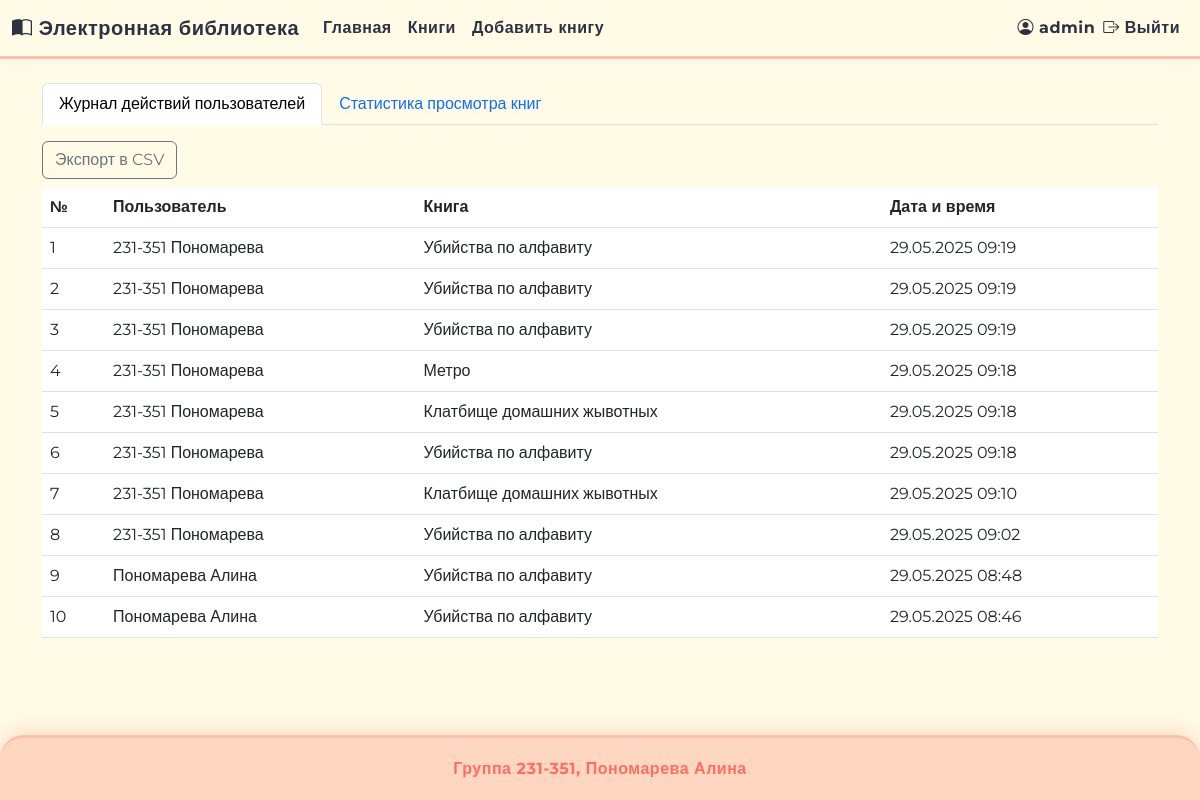
The page /admin/stats (signed in) on the database as committed earlier.
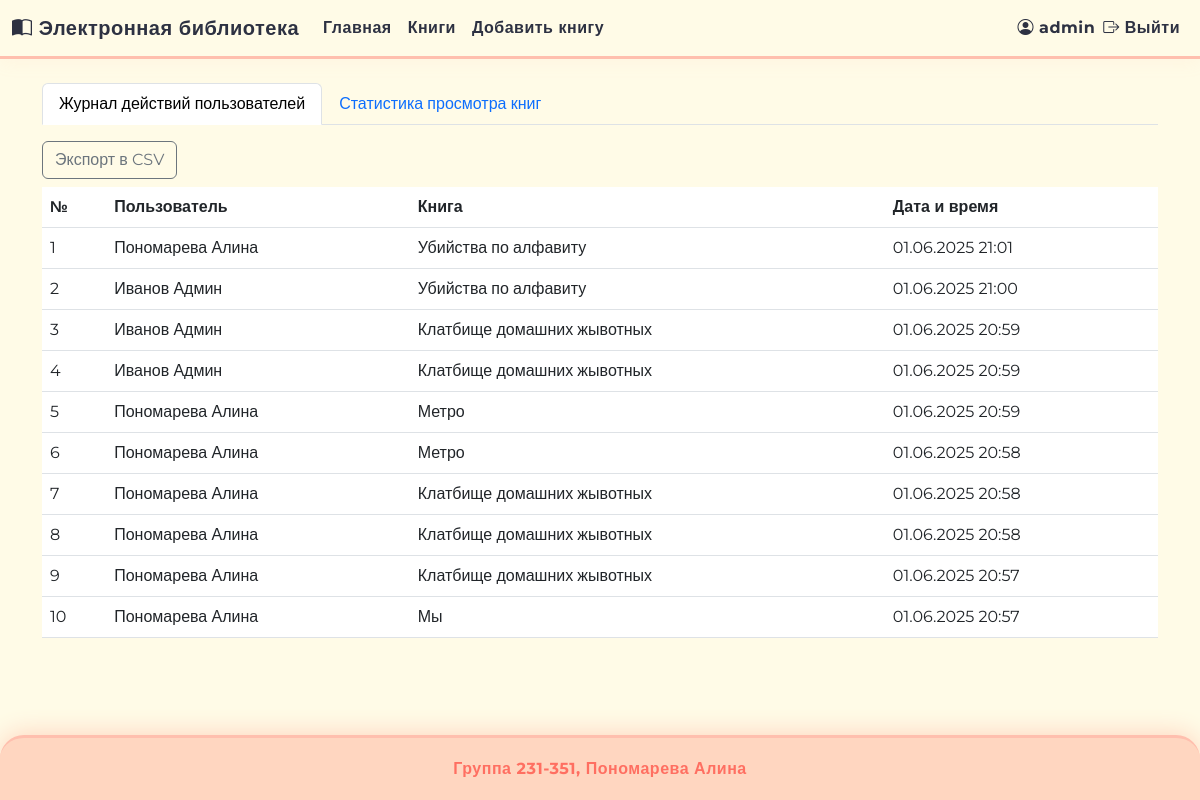
The same page on the database as committed later.
### app/models.py (models this page shows, shortened)
class BookView(db.Model):
    __tablename__ = 'book_view'
    id = db.Column(db.Integer, primary_key=True)
    book_id = db.Column(db.Integer, db.ForeignKey('book.id', ondelete='CASCADE'), nullable=False)
    user_id = db.Column(db.Integer, db.ForeignKey('user.id'), nullable=True)  # null для неаутентифицированных
    session_id = db.Column(db.String(128), nullable=True)  # для гостей
    viewed_at = db.Column(db.DateTime, default=datetime.utcnow, nullable=False)
    book = db.relationship('Book')
    user = db.relationship('User')

class User(db.Model, UserMixin):
    __tablename__ = 'user'
    id = db.Column(db.Integer, primary_key=True)
    username = db.Column(db.String(64), nullable=False, unique=True)
    password_hash = db.Column(db.String(128), nullable=False)
    last_name = db.Column(db.String(64), nullable=False)
    first_name = db.Column(db.String(64), nullable=False)
    middle_name = db.Column(db.String(64))
    role_id = db.Column(db.Integer, db.ForeignKey('role.id'), nullable=False)
    reviews = db.relationship('Review', backref='user', lazy=True, cascade="all, delete-orphan")
    def is_admin(self):
        return self.role and self.role.name == 'Администратор'

class Book(db.Model):
    __tablename__ = 'book'
    id = db.Column(db.Integer, primary_key=True)
    title = db.Column(db.String(255), nullable=False)
    description = db.Column(db.Text, nullable=False)
    year = db.Column(db.Integer, nullable=False)
    publisher = db.Column(db.String(255), nullable=False)
    author = db.Column(db.String(255), nullable=False)
    pages = db.Column(db.Integer, nullable=False)
    genres = db.relationship('Genre', secondary=book_genre, backref='books')
    cover = db.relationship('Cover', uselist=False, backref='book', cascade="all, delete-orphan")
    reviews = db.relationship('Review', backref='book', lazy=True, cascade="all, delete-orphan")

### app/routes/admin.py (the view, shortened to what this page needs)
@admin_bp.route('/admin/stats')
@login_required
def stats():
    if not current_user.is_admin():
        abort(403)
    tab = request.args.get('tab', 'log')
    page = request.args.get('page', 1, type=int)
    per_page = 10
    if tab == 'log':
        query = BookView.query.order_by(BookView.viewed_at.desc())
        pagination = query.paginate(page=page, per_page=per_page, error_out=False)
        return render_template('stats.html', tab='log', pagination=pagination)

### app/__init__.py (called while the page is built)
def create_app():
    app = Flask(__name__)
    app.config.from_object('config.Config')
    db.init_app(app)
    login_manager.init_app(app)
    migrate.init_app(app, db)
    csrf.init_app(app)
    app.jinja_env.filters['markdown'] = markdown_filter
    from app.routes.app import main_bp
    from app.routes.books import books_bp
    from app.routes.auth import auth_bp
    from app.routes.reviews import reviews
    from app.routes.collections import collections_bp
    from app.routes.admin import admin_bp
    app.register_blueprint(main_bp)
    app.register_blueprint(books_bp)
    app.register_blueprint(auth_bp)
    app.register_blueprint(reviews)
    app.register_blueprint(collections_bp)
    app.register_blueprint(admin_bp)
    from app.models import User
    @login_manager.user_loader
    def load_user(user_id):
        return User.query.get(int(user_id))
    return app

### app/templates/stats.html (shortened to what this page needs)
{% extends "base.html" %}
{% block content %}
<ul class="nav nav-tabs mb-3">
  <li class="nav-item">
    <a class="nav-link {% if tab == 'log' %}active{% endif %}" href="{{ url_for('admin.stats', tab='log') }}">Журнал действий пользователей</a>
  </li>
  <li class="nav-item">
    <a class="nav-link {% if tab == 'stats' %}active{% endif %}" href="{{ url_for('admin.stats', tab='stats') }}">Статистика просмотра книг</a>
  </li>
</ul>
{% if tab == 'log' %}
  <a href="{{ url_for('admin.export_stats', tab='log') }}" class="btn btn-outline-secondary mb-2">Экспорт в CSV</a>
  <table class="table">
    <thead>
      <tr><th>№</th><th>Пользователь</th><th>Книга</th><th>Дата и время</th></tr>
    </thead>
    <tbody>
      {% for v in pagination.items %}
        <tr>
          <td>{{ loop.index + (pagination.page - 1) * pagination.per_page }}</td>
          <td>{% if v.user %}{{ v.user.last_name }} {{ v.user.first_name }}{% else %}Неаутентифицированный пользователь{% endif %}</td>
          <td>{{ v.book.title }}</td>
          <td>{{ v.viewed_at.strftime('%d.%m.%Y %H:%M') }}</td>
        </tr>
      {% endfor %}
    </tbody>
  </table>
{% endif %}
{% endblock %}

Rows that differ between the two databases and show on the page:
no longer on this page (row unchanged): BookView: user.last_name "231-351", user.first_name "Пономарева", book "Убийства по алфавиту", viewed_at "29.05.2025 09:19"
no longer on this page (row unchanged): BookView: user.last_name "231-351", user.first_name "Пономарева", book "Убийства по алфавиту", viewed_at "29.05.2025 09:19"
no longer on this page (row unchanged): BookView: user.last_name "231-351", user.first_name "Пономарева", book "Убийства по алфавиту", viewed_at "29.05.2025 09:19"
no longer on this page (row unchanged): BookView: user.last_name "231-351", user.first_name "Пономарева", book "Метро", viewed_at "29.05.2025 09:18"
no longer on this page (row unchanged): BookView: user.last_name "231-351", user.first_name "Пономарева", book "Клатбище домашних жывотных", viewed_at "29.05.2025 09:18"
no longer on this page (row unchanged): BookView: user.last_name "231-351", user.first_name "Пономарева", book "Убийства по алфавиту", viewed_at "29.05.2025 09:18"
no longer on this page (row unchanged): BookView: user.last_name "231-351", user.first_name "Пономарева", book "Клатбище домашних жывотных", viewed_at "29.05.2025 09:10"
no longer on this page (row unchanged): BookView: user.last_name "231-351", user.first_name "Пономарева", book "Убийства по алфавиту", viewed_at "29.05.2025 09:02"
no longer on this page (row unchanged): BookView: user.last_name "Пономарева", user.first_name "Алина", book "Убийства по алфавиту", viewed_at "29.05.2025 08:48"
no longer on this page (row unchanged): BookView: user.last_name "Пономарева", user.first_name "Алина", book "Убийства по алфавиту", viewed_at "29.05.2025 08:46"
added BookView: user.last_name "Пономарева", user.first_name "Алина", book "Убийства по алфавиту", viewed_at "01.06.2025 21:01"
added BookView: user.last_name "Иванов", user.first_name "Админ", book "Убийства по алфавиту", viewed_at "01.06.2025 21:00"
added BookView: user.last_name "Иванов", user.first_name "Админ", book "Клатбище домашних жывотных", viewed_at "01.06.2025 20:59"
added BookView: user.last_name "Иванов", user.first_name "Админ", book "Клатбище домашних жывотных", viewed_at "01.06.2025 20:59"
added BookView: user.last_name "Пономарева", user.first_name "Алина", book "Метро", viewed_at "01.06.2025 20:59"
added BookView: user.last_name "Пономарева", user.first_name "Алина", book "Метро", viewed_at "01.06.2025 20:58"
added BookView: user.last_name "Пономарева", user.first_name "Алина", book "Клатбище домашних жывотных", viewed_at "01.06.2025 20:58"
added BookView: user.last_name "Пономарева", user.first_name "Алина", book "Клатбище домашних жывотных", viewed_at "01.06.2025 20:58"
added BookView: user.last_name "Пономарева", user.first_name "Алина", book "Клатбище домашних жывотных", viewed_at "01.06.2025 20:57"
added BookView: user.last_name "Пономарева", user.first_name "Алина", book "Мы", viewed_at "01.06.2025 20:57"
